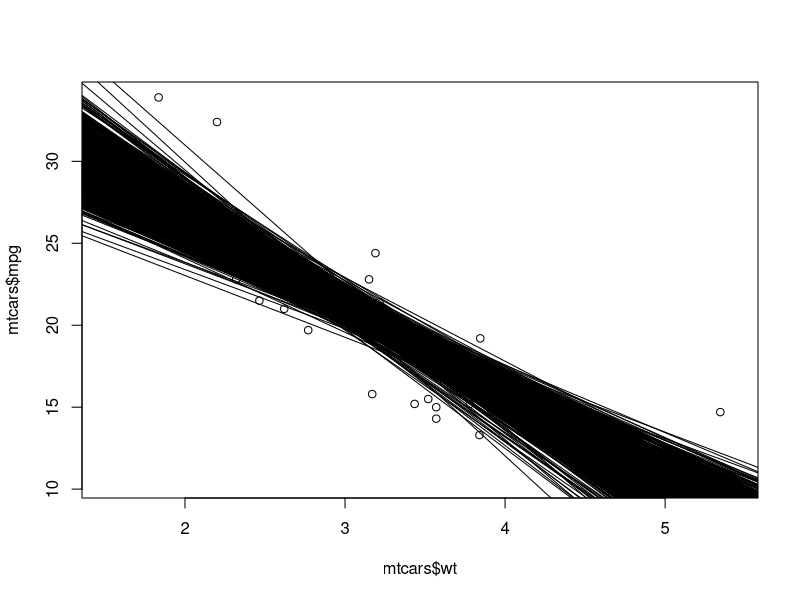
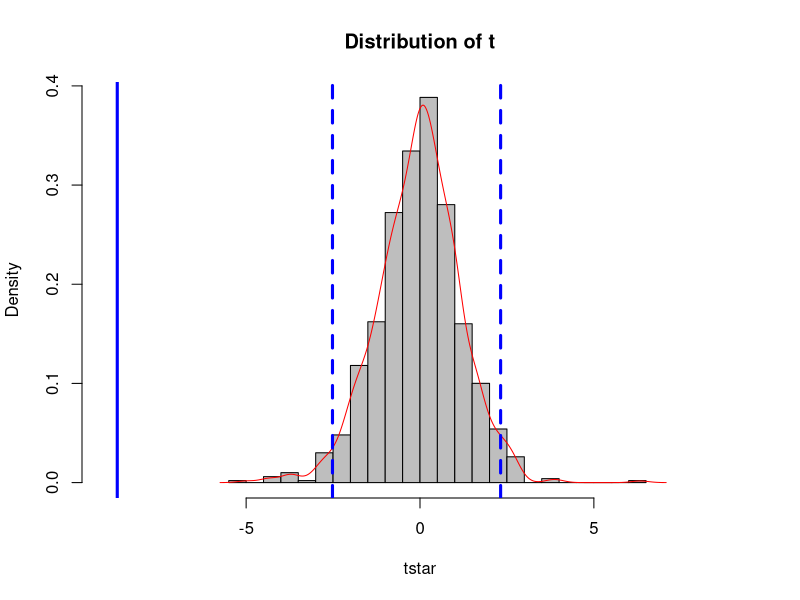

Source code (R) for these figures, in order:
rm(list=ls())

# Pairwise bootstrap


plot(mtcars$wt, mtcars$mpg)
x <- mtcars$wt
y <- mtcars$mpg

reg <- lm(y~x)
abline(reg)

bhat <- reg$coefficients[2]
n <- nrow(mtcars)
num <- sum(((x-mean(x))^2)*(reg$residuals^2))/n
den <- sum((x-mean(x))^2) / (n-1)
se <- sqrt(num)/den

t <- sqrt(n)*bhat / se

B <- 999
bstar <- rep(NA, B)
tstar <- rep(NA, B)



for (b in 1:B) {
  index <- sample(1:nrow(mtcars), size = n, replace = T)
  
  x_b <- x[index]
  y_b <- y[index]
  
  reg_b <- lm(y_b~x_b)
  abline(reg_b)
  
  bstar[b] <- reg_b$coefficients[2]
  n <- nrow(mtcars)
  num_b <- sum(((x_b - mean(x_b))^2)*(reg_b$residuals^2))/n
  den_b <- sum((x_b - mean(x_b))^2) /n
  se_b <- sqrt(num_b)/den_b
  
  tstar[b] <- sqrt(n)*(bstar[b] - bhat) / se_b
}

summary(tstar)
summary(bstar)

tstar <- sort(tstar)
hist(tstar, breaks=30, probability = T, col = "grey", main="Distribution of t", xlim = c(-9,9))
lines(density(tstar), col="red")

cv <- c(tstar[25], tstar[975])
abline(v=c(cv, t), col=c("blue"), lty=c(2,2,1), lwd=3)

